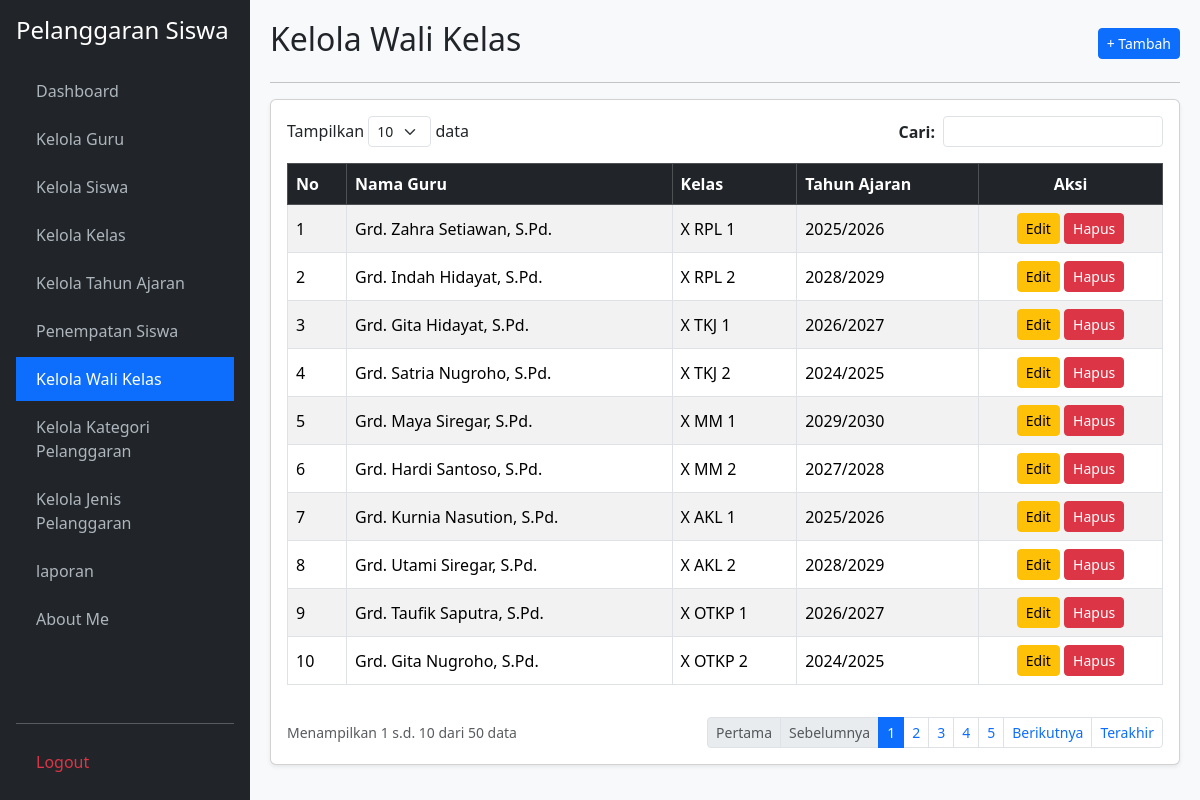
Before: /kelola_wali_kelas.php (signed in) with the older database file.
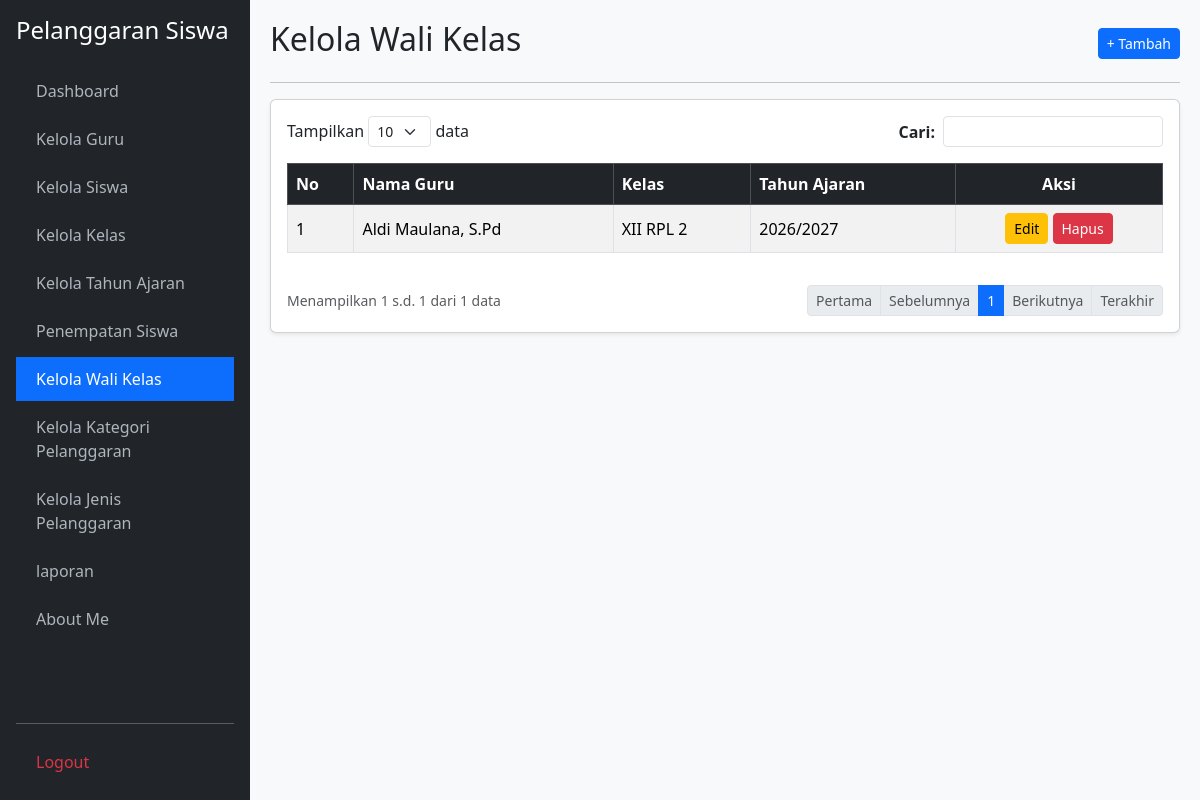
After: the same page with the newer database file.
### tables this page shows
CREATE TABLE `t_wali_kelas` (
  `id` int(11) NOT NULL,
  `tahun_ajaran_id` int(11) NOT NULL,
  `kelas_id` int(11) NOT NULL,
  `guru_id` int(11) NOT NULL,
  `tanggal_mulai` date DEFAULT NULL,
  `tanggal_selesai` date DEFAULT NULL,
  `status_aktif` tinyint(1) DEFAULT 1,
  `created_at` timestamp NULL DEFAULT NULL,
  `updated_at` timestamp NULL DEFAULT NULL
);

CREATE TABLE `t_guru` (
  `id` int(11) NOT NULL,
  `nip` varchar(30) DEFAULT NULL,
  `nama` varchar(150) NOT NULL,
  `email` varchar(150) DEFAULT NULL,
  `status_aktif` tinyint(1) DEFAULT 1,
  `user_id` int(11) DEFAULT NULL,
  `created_at` timestamp NULL DEFAULT NULL,
  `updated_at` timestamp NULL DEFAULT NULL
);

CREATE TABLE `t_kelas` (
  `id` int(11) NOT NULL,
  `nama` varchar(100) NOT NULL,
  `tingkat` varchar(20) DEFAULT NULL,
  `jurusan` varchar(100) DEFAULT NULL,
  `status_aktif` tinyint(1) DEFAULT 1,
  `created_at` timestamp NULL DEFAULT NULL,
  `updated_at` timestamp NULL DEFAULT NULL
);

CREATE TABLE `t_tahun_ajaran` (
  `id` int(11) NOT NULL,
  `nama` varchar(20) NOT NULL,
  `tanggal_mulai` date DEFAULT NULL,
  `tanggal_selesai` date DEFAULT NULL,
  `status_aktif` tinyint(1) DEFAULT 1,
  `created_at` timestamp NULL DEFAULT NULL,
  `updated_at` timestamp NULL DEFAULT NULL
);

### kelola_wali_kelas.php (the view, shortened to what the changed rows need)
<?php
require_once 'koneksi.php';
$aksi = $_GET['aksi'] ?? '';
$edit_id = $_GET['edit'] ?? '';
$edit = $edit_id ? mysqli_fetch_assoc(mysqli_query($koneksi, "SELECT * FROM t_wali_kelas WHERE id='$edit_id'")) : null;
$limit = 10;
$h = max(1, (int)($_GET['halaman'] ?? 1));
$offset = ($h - 1) * $limit;
$cari = mysqli_real_escape_string($koneksi, $_GET['cari'] ?? '');
$where = $cari ? "WHERE tg.nama LIKE '%$cari%' OR tk.nama LIKE '%$cari%' OR ta.nama LIKE '%$cari%'" : "";
$total = mysqli_num_rows(mysqli_query($koneksi, "SELECT tw.id FROM t_wali_kelas tw JOIN t_guru tg ON tw.guru_id=tg.id JOIN t_kelas tk ON tw.kelas_id=tk.id JOIN t_tahun_ajaran ta ON tw.tahun_ajaran_id=ta.id $where"));
$pages = ceil($total / $limit);
$data = mysqli_query($koneksi, "SELECT tw.*, tg.nama AS nama_guru, tk.nama AS nama_kelas, ta.nama AS tahun_ajaran FROM t_wali_kelas tw JOIN t_guru tg ON tw.guru_id=tg.id JOIN t_kelas tk ON tw.kelas_id=tk.id JOIN t_tahun_ajaran ta ON tw.tahun_ajaran_id=ta.id $where LIMIT $offset, $limit");
$no = $offset + 1;
$opt_guru = mysqli_query($koneksi, "SELECT * FROM t_guru WHERE status_aktif=1 ORDER BY nama ASC");
$opt_kelas = mysqli_query($koneksi, "SELECT * FROM t_kelas WHERE status_aktif=1 ORDER BY nama ASC");
$opt_ta = mysqli_query($koneksi, "SELECT * FROM t_tahun_ajaran WHERE status_aktif=1 ORDER BY nama DESC");
?>
<!DOCTYPE html>
<html lang="id">
<head>
    <link href="https://cdn.jsdelivr.net/npm/bootstrap@5.3.2/dist/css/bootstrap.min.css" rel="stylesheet">
</head>
<body>
    <div class="main-content">
        <?php if ($aksi === 'tambah' || $edit): ?>
            <div class="d-flex justify-content-between align-items-center mb-3">
                <h2><?= $edit ? 'Edit Wali Kelas' : 'Tambah Wali Kelas'; ?></h2>
                <a href="kelola_wali_kelas.php" class="btn btn-secondary btn-sm">&larr; Kembali</a>
            </div>
            <hr>
            <div class="card shadow-sm"><div class="card-body">
                <form method="POST">
                    <input type="hidden" name="id" value="<?= $edit['id'] ?? ''; ?>">
                    <div class="mb-3">
                        <label class="form-label fw-bold">Pilih Guru:</label>
                        <select name="guru_id" class="form-control" required>
                            <option value="">-- Pilih Guru --</option>
                            <?php mysqli_data_seek($opt_guru, 0); while($g = mysqli_fetch_assoc($opt_guru)): ?>
                                <option value="<?= $g['id']; ?>" <?= (($edit['guru_id'] ?? '') == $g['id']) ? 'selected' : ''; ?>><?= htmlspecialchars($g['nama']); ?></option>
                            <?php endwhile; ?>
                        </select>
                    </div>
                    <div class="mb-3">
                        <label class="form-label fw-bold">Pilih Kelas:</label>
                        <select name="kelas_id" class="form-control" required>
                            <option value="">-- Pilih Kelas --</option>
                            <?php mysqli_data_seek($opt_kelas, 0); while($k = mysqli_fetch_assoc($opt_kelas)): ?>
                                <option value="<?= $k['id']; ?>" <?= (($edit['kelas_id'] ?? '') == $k['id']) ? 'selected' : ''; ?>><?= htmlspecialchars($k['nama']); ?></option>
                            <?php endwhile; ?>
                        </select>
                    </div>
                    <div class="mb-3">
                        <label class="form-label fw-bold">Pilih Tahun Ajaran:</label>
                        <select name="tahun_ajaran_id" class="form-control" required>
                            <option value="">-- Pilih Tahun Ajaran --</option>
                            <?php mysqli_data_seek($opt_ta, 0); while($t = mysqli_fetch_assoc($opt_ta)): ?>
                                <option value="<?= $t['id']; ?>" <?= (($edit['tahun_ajaran_id'] ?? '') == $t['id']) ? 'selected' : ''; ?>><?= htmlspecialchars($t['nama']); ?></option>
                            <?php endwhile; ?>
                        </select>
                    </div>
                    <hr>
                    <div class="d-flex justify-content-end">
                        <a href="kelola_wali_kelas.php" class="btn btn-secondary me-2">Batal</a>
                        <button type="submit" name="simpan" class="btn btn-primary">Simpan</button>
                    </div>
                </form>
            </div></div>
        <?php else: ?>
            <div class="d-flex justify-content-between align-items-center mb-2">
                <h2>Kelola Wali Kelas</h2>
                <a href="?aksi=tambah" class="btn btn-primary btn-sm">+ Tambah</a>
            </div>
            <hr>
            <div class="card shadow-sm"><div class="card-body">
                <div class="row mb-3 justify-content-between">
                    <div class="col-auto">Tampilkan <select class="form-select form-select-sm d-inline-block w-auto"><option>10</option></select> data</div>
                    <div class="col-auto">
                        <form method="GET" class="d-flex align-items-center">
                            <label class="me-2 mb-0 fw-bold">Cari:</label>
                            <input type="text" name="cari" class="form-control form-control-sm" value="<?= htmlspecialchars($cari); ?>">
                        </form>
                    </div>
                </div>
                <div class="table-responsive">
                    <table class="table table-bordered table-striped align-middle">
                        <thead class="table-dark">
                            <tr><th>No</th><th>Nama Guru</th><th>Kelas</th><th>Tahun Ajaran</th><th class="text-center">Aksi</th></tr>
                        </thead>
                        <tbody>
                            <?php while($r = mysqli_fetch_assoc($data)): ?>
                            <tr>
                                <td><?= $no++; ?></td>
                                <td><?= htmlspecialchars($r['nama_guru']); ?></td>
                                <td><?= htmlspecialchars($r['nama_kelas']); ?></td>
                                <td><?= htmlspecialchars($r['tahun_ajaran']); ?></td>
                                <td class="text-center">
                                    <a href="?edit=<?= $r['id']; ?>" class="btn btn-sm btn-warning">Edit</a>
                                    <a href="?hapus=<?= $r['id']; ?>" class="btn btn-sm btn-danger" onclick="return confirm('Hapus data wali kelas ini?')">Hapus</a>
                                </td>
                            </tr>
                            <?php endwhile; if(!$total): ?>
                            <tr><td colspan="5" class="text-center text-muted">Data wali kelas tidak ditemukan.</td></tr>
                            <?php endif; ?>
                        </tbody>
                    </table>
                </div>
                <div class="d-flex justify-content-between align-items-center mt-3">
                    <small class="text-muted">Menampilkan <?= $total ? $offset + 1 : 0; ?> s.d. <?= min($offset + $limit, $total); ?> dari <?= $total; ?> data</small>
                    <ul class="pagination pagination-sm mb-0">
                        <li class="page-item <?= $h <= 1 ? 'disabled' : ''; ?>"><a class="page-link" href="?halaman=1&cari=<?= $cari; ?>">Pertama</a></li>
                        <li class="page-item <?= $h <= 1 ? 'disabled' : ''; ?>"><a class="page-link" href="?halaman=<?= $h-1; ?>&cari=<?= $cari; ?>">Sebelumnya</a></li>
                        <?php for($i=1; $i<=$pages; $i++): ?>
                            <li class="page-item <?= $h == $i ? 'active' : ''; ?>"><a class="page-link" href="?halaman=<?= $i; ?>&cari=<?= $cari; ?>"><?= $i; ?></a></li>
                        <?php endfor; ?>
                        <li class="page-item <?= $h >= $pages ? 'disabled' : ''; ?>"><a class="page-link" href="?halaman=<?= $h+1; ?>&cari=<?= $cari; ?>">Berikutnya</a></li>
                        <li class="page-item <?= $h >= $pages ? 'disabled' : ''; ?>"><a class="page-link" href="?halaman=<?= $pages; ?>&cari=<?= $cari; ?>">Terakhir</a></li>
                    </ul>
                </div>
            </div></div>
        <?php endif; ?>
    </div>
</body>
</html>

Changed rows visible on the page:
removed t_wali_kelas: guru.nama "Grd. Zahra Setiawan, S.Pd.", kelas.nama "X RPL 1", tahun_ajaran.nama "2025/2026"
removed t_wali_kelas: guru.nama "Grd. Indah Hidayat, S.Pd.", kelas.nama "X RPL 2", tahun_ajaran.nama "2028/2029"
removed t_wali_kelas: guru.nama "Grd. Gita Hidayat, S.Pd.", kelas.nama "X TKJ 1", tahun_ajaran.nama "2026/2027"
removed t_wali_kelas: guru.nama "Grd. Satria Nugroho, S.Pd.", kelas.nama "X TKJ 2", tahun_ajaran.nama "2024/2025"
removed t_wali_kelas: guru.nama "Grd. Maya Siregar, S.Pd.", kelas.nama "X MM 1", tahun_ajaran.nama "2029/2030"
removed t_wali_kelas: guru.nama "Grd. Hardi Santoso, S.Pd.", kelas.nama "X MM 2", tahun_ajaran.nama "2027/2028"
removed t_wali_kelas: guru.nama "Grd. Kurnia Nasution, S.Pd.", kelas.nama "X AKL 1", tahun_ajaran.nama "2025/2026"
removed t_wali_kelas: guru.nama "Grd. Utami Siregar, S.Pd.", kelas.nama "X AKL 2", tahun_ajaran.nama "2028/2029"
removed t_wali_kelas: guru.nama "Grd. Taufik Saputra, S.Pd.", kelas.nama "X OTKP 1", tahun_ajaran.nama "2026/2027"
removed t_wali_kelas: guru.nama "Grd. Gita Nugroho, S.Pd.", kelas.nama "X OTKP 2", tahun_ajaran.nama "2024/2025"
added t_wali_kelas: guru.nama "Aldi Maulana, S.Pd", kelas.nama "XII RPL 2", tahun_ajaran.nama "2026/2027"
Other visible differences:
min($offset + $limit, $total): "10" → "1"
$total: "50" → "1"
list line gone: "2"
list line gone: "3"
list line gone: "4"
list line gone: "5"
